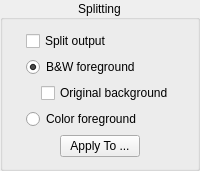
    <widget class="CollapsibleGroupBox" name="splittingOptions">
     <property name="styleSheet">
      <string notr="true"/>
     </property>
     <property name="title">
      <string>Splitting</string>
     </property>
     <property name="alignment">
      <set>Qt::AlignCenter</set>
     </property>
     <layout class="QVBoxLayout" name="verticalLayout_9">
      <item>
       <layout class="QHBoxLayout" name="horizontalLayout_12">
        <item>
         <spacer name="horizontalSpacer_21">
          <property name="orientation">
           <enum>Qt::Horizontal</enum>
          </property>
          <property name="sizeHint" stdset="0">
           <size>
            <width>1</width>
            <height>1</height>
           </size>
          </property>
         </spacer>
        </item>
        <item>
         <layout class="QVBoxLayout" name="verticalLayout">
          <item>
           <widget class="QCheckBox" name="splittingCB">
            <property name="text">
             <string>Split output</string>
            </property>
            <property name="toolTip">
             <string>Split a two-page spread into separate output pages.</string>
            </property>
           </widget>
          </item>
          <item>
           <widget class="QRadioButton" name="bwForegroundRB">
            <property name="text">
             <string>B&amp;&amp;W foreground</string>
            </property>
            <property name="checked">
             <bool>true</bool>
            </property>
            <property name="toolTip">
             <string>Use black-and-white processing for the foreground.</string>
            </property>
           </widget>
          </item>
          <item>
           <layout class="QHBoxLayout" name="horizontalLayout_16">
            <item>
             <spacer name="horizontalSpacer_29">
              <property name="orientation">
               <enum>Qt::Horizontal</enum>
              </property>
              <property name="sizeHint" stdset="0">
               <size>
                <width>15</width>
                <height>1</height>
               </size>
              </property>
             </spacer>
            </item>
            <item>
             <widget class="QCheckBox" name="originalBackgroundCB">
              <property name="toolTip">
               <string>Save the original background of the foreground layer.</string>
              </property>
              <property name="text">
               <string>Original background</string>
              </property>
             </widget>
            </item>
           </layout>
          </item>
          <item>
           <widget class="QRadioButton" name="colorForegroundRB">
            <property name="text">
             <string>Color foreground</string>
            </property>
            <property name="toolTip">
             <string>Keep the foreground in color or grayscale.</string>
            </property>
           </widget>
          </item>
         </layout>
        </item>
        <item>
         <spacer name="horizontalSpacer_22">
          <property name="orientation">
           <enum>Qt::Horizontal</enum>
          </property>
          <property name="sizeHint" stdset="0">
           <size>
            <width>1</width>
            <height>1</height>
           </size>
          </property>
         </spacer>
        </item>
       </layout>
      </item>
      <item>
       <layout class="QHBoxLayout" name="horizontalLayout_7">
        <item>
         <spacer name="horizontalSpacer_25">
          <property name="orientation">
           <enum>Qt::Horizontal</enum>
          </property>
          <property name="sizeHint" stdset="0">
           <size>
            <width>1</width>
            <height>1</height>
           </size>
          </property>
         </spacer>
        </item>
        <item>
         <widget class="QPushButton" name="applySplittingButton">
          <property name="text">
           <string>Apply To ...</string>
          </property>
          <property name="toolTip">
           <string>Choose which pages receive these settings.</string>
          </property>
         </widget>
        </item>
        <item>
         <spacer name="horizontalSpacer_26">
          <property name="orientation">
           <enum>Qt::Horizontal</enum>
          </property>
          <property name="sizeHint" stdset="0">
           <size>
            <width>1</width>
            <height>1</height>
           </size>
          </property>
         </spacer>
        </item>
       </layout>
      </item>
     </layout>
    </widget>
